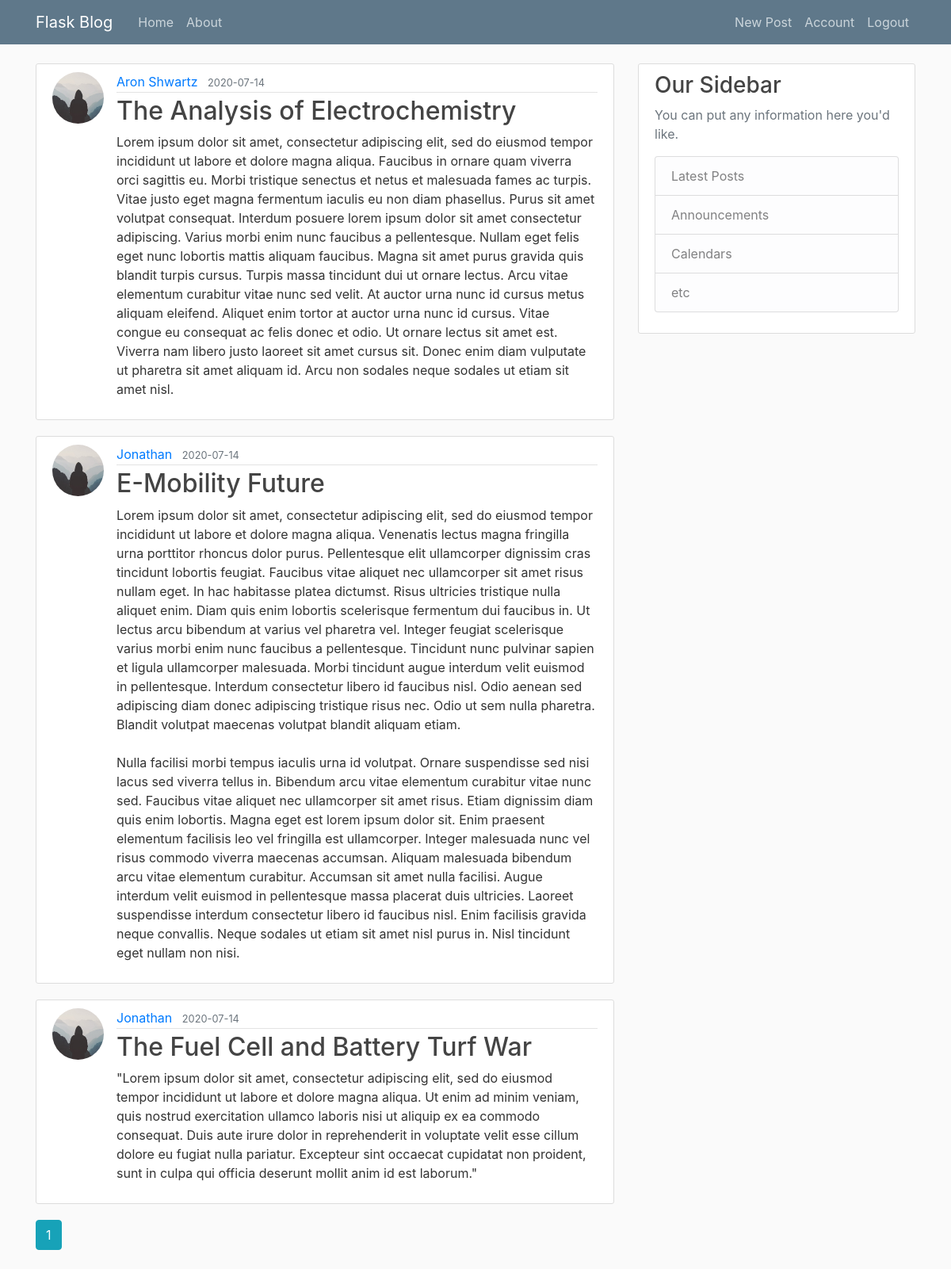
The app's page /home (signed in) with its own data.
### flaskblog/models.py (models this page shows, shortened)
class Post(db.Model):
    id = db.Column(db.Integer, primary_key=True)
    title = db.Column(db.String(100), nullable=False)
    date_posted = db.Column(db.DateTime, nullable=False,
                            default=datetime.utcnow)
    content = db.Column(db.Text, nullable=False)
    user_id = db.Column(db.Integer, db.ForeignKey('user.id'), nullable=False)

class User(db.Model, UserMixin):
    id = db.Column(db.Integer, primary_key=True)
    username = db.Column(db.String(20), unique=True, nullable=False)
    email = db.Column(db.String(120), unique=True, nullable=False)
    image_file = db.Column(db.String(20), nullable=False,
                           default='default.jpg')
    password = db.Column(db.String(60), nullable=False)
    posts = db.relationship('Post', backref='author', lazy='dynamic')

### flaskblog/routes.py (the view)
@app.route('/')
@app.route('/home')
def home():
    page=request.args.get('page',1, type=int)
    posts=Post.query.order_by(Post.date_posted.desc()).paginate(page=page, per_page=8)
    return render_template('home.html', posts=posts, title='Home')

### flaskblog/models.py (called while the page is built)
@login_manager.user_loader
def load_user(user_id):
    return User.query.get(int(user_id))

### flaskblog/templates/home.html
{% extends "layout.html" %}
{% block content %}
{% for post in posts.items %}
<article class="media content-section">
    <img class="rounded-circle article-img"
        src="{{ url_for('static', filename='profile_pics/' + post.author.image_file) }}">
    <div class="media-body">
        <div class="article-metadata">
            <a class="mr-2"
                href="{{ url_for('user_posts', username=post.author.username) }}">{{ post.author.username }}</a>
            <small class="text-muted">{{ post.date_posted.strftime('%Y-%m-%d') }}</small>
        </div>
        <h2><a class="article-title" href="{{ url_for('post', post_id=post.id) }}">{{ post.title }}</a></h2>
        <p class="article-content">{{ post.content }}</p>
    </div>
</article>
{% endfor %}
{% for page_num in posts.iter_pages(left_edge=1, right_edge=1, left_current=1, right_current=2) %}
{% if page_num %}
{% if posts.page == page_num %}
<a class="btn btn-info mb-4" href="{{ url_for('home', page=page_num) }}">{{ page_num }}</a>
{% else %}
<a class="btn btn-outline-info mb-4" href="{{ url_for('home', page=page_num) }}">{{ page_num }}</a>
{% endif %}
{% else %}
...
{% endif %}
{% endfor %}
{% endblock content %}

### flaskblog/static/main.css (style rules this page uses)
body { background: #fafafa; color: #333333; margin-top: 5rem; }
h1, h2, h3, h4, h5, h6 { color: #444444; }
.content-section { background: #ffffff; padding: 10px 20px; border: 1px solid #dddddd; border-radius: 3px; margin-bottom: 20px; }
.article-title { color: #444444; }
.article-content { white-space: pre-line; }
.article-img { height: 65px; width: 65px; margin-right: 16px; }
.article-metadata { padding-bottom: 1px; margin-bottom: 4px; border-bottom: 1px solid #e3e3e3 }

### records on screen
Post: image_file (placeholder picture), author.username "Aron Shwartz", date_posted "2020-07-14", title "The Analysis of Electrochemistry", content "Lorem ipsum dolor sit amet, consectetur adipiscing elit, sed do eiusmod tempor incididunt ut labore et dolore magna aliqua. Faucibus in ornare quam viverra orci sagittis eu. Morbi tristique senectus et netus et malesuada fames ac turpis. Vitae justo eget magna fermentum iaculis eu non diam phasellus. Purus sit amet volutpat consequat. Interdum posuere lorem ipsum dolor sit amet consectetur adipiscing. Varius morbi enim nunc faucibus a pellentesque. Nullam eget felis eget nunc lobortis mattis aliquam faucibus. Magna sit amet purus gravida quis blandit turpis cursus. Turpis massa tincidunt dui ut ornare lectus. Arcu vitae elementum curabitur vitae nunc sed velit. At auctor urna nunc id cursus…"
Post: image_file (placeholder picture), author.username "Jonathan", date_posted "2020-07-14", title "E-Mobility Future", content "Lorem ipsum dolor sit amet, consectetur adipiscing elit, sed do eiusmod tempor incididunt ut labore et dolore magna aliqua. Venenatis lectus magna fringilla urna porttitor rhoncus dolor purus. Pellentesque elit ullamcorper dignissim cras tincidunt lobortis feugiat. Faucibus vitae aliquet nec ullamcorper sit amet risus nullam eget. In hac habitasse platea dictumst. Risus ultricies tristique nulla aliquet enim. Diam quis enim lobortis scelerisque fermentum dui faucibus in. Ut lectus arcu bibendum at varius vel pharetra vel. Integer feugiat scelerisque varius morbi enim nunc faucibus a pellentesque. Tincidunt nunc pulvinar sapien et ligula ullamcorper malesuada. Morbi tincidunt augue interdum…"
Post: image_file (placeholder picture), author.username "Jonathan", date_posted "2020-07-14", title "The Fuel Cell and Battery Turf War", content "\"Lorem ipsum dolor sit amet, consectetur adipiscing elit, sed do eiusmod tempor incididunt ut labore et dolore magna aliqua. Ut enim ad minim veniam, quis nostrud exercitation ullamco laboris nisi ut aliquip ex ea commodo consequat. Duis aute irure dolor in reprehenderit in voluptate velit esse cillum dolore eu fugiat nulla pariatur. Excepteur sint occaecat cupidatat non proident, sunt in culpa qui officia deserunt mollit anim id est laborum.\""

### other values on screen
{{ page_num }} "1"
